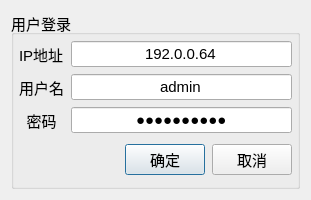
<?xml version="1.0" encoding="UTF-8"?>
<ui version="4.0">
 <class>hkLoginDlg</class>
 <widget class="QDialog" name="hkLoginDlg">
  <property name="geometry">
   <rect>
    <x>0</x>
    <y>0</y>
    <width>311</width>
    <height>200</height>
   </rect>
  </property>
  <property name="windowTitle">
   <string>Dialog</string>
  </property>
  <layout class="QHBoxLayout" name="horizontalLayout_4">
   <item>
    <layout class="QVBoxLayout" name="verticalLayout_4">
     <item>
      <widget class="QGroupBox" name="groupBox">
       <property name="font">
        <font>
         <family>Arial</family>
         <pointsize>11</pointsize>
         <weight>50</weight>
         <bold>false</bold>
        </font>
       </property>
       <property name="title">
        <string>用户登录</string>
       </property>
       <layout class="QHBoxLayout" name="horizontalLayout_2">
        <property name="spacing">
         <number>7</number>
        </property>
        <property name="leftMargin">
         <number>5</number>
        </property>
        <property name="topMargin">
         <number>2</number>
        </property>
        <property name="rightMargin">
         <number>5</number>
        </property>
        <property name="bottomMargin">
         <number>5</number>
        </property>
        <item>
         <layout class="QVBoxLayout" name="verticalLayout_3">
          <item>
           <layout class="QHBoxLayout" name="horizontalLayout_3">
            <item>
             <layout class="QVBoxLayout" name="verticalLayout">
              <item>
               <widget class="QLabel" name="label_2">
                <property name="text">
                 <string>IP地址</string>
                </property>
               </widget>
              </item>
              <item>
               <widget class="QLabel" name="label_3">
                <property name="text">
                 <string>用户名</string>
                </property>
               </widget>
              </item>
              <item>
               <widget class="QLabel" name="label_4">
                <property name="text">
                 <string>密码</string>
                </property>
                <property name="alignment">
                 <set>Qt::AlignCenter</set>
                </property>
               </widget>
              </item>
             </layout>
            </item>
            <item>
             <layout class="QVBoxLayout" name="verticalLayout_2">
              <item>
               <widget class="QLineEdit" name="ipLineEdit">
                <property name="text">
                 <string>192.0.0.64</string>
                </property>
                <property name="alignment">
                 <set>Qt::AlignCenter</set>
                </property>
               </widget>
              </item>
              <item>
               <widget class="QLineEdit" name="userLineEdit">
                <property name="text">
                 <string>admin</string>
                </property>
                <property name="alignment">
                 <set>Qt::AlignCenter</set>
                </property>
               </widget>
              </item>
              <item>
               <widget class="QLineEdit" name="passwordLineEdit">
                <property name="text">
                 <string>admin12345</string>
                </property>
                <property name="echoMode">
                 <enum>QLineEdit::Password</enum>
                </property>
                <property name="alignment">
                 <set>Qt::AlignCenter</set>
                </property>
               </widget>
              </item>
             </layout>
            </item>
           </layout>
          </item>
          <item>
           <layout class="QHBoxLayout" name="horizontalLayout">
            <item>
             <spacer name="horizontalSpacer">
              <property name="orientation">
               <enum>Qt::Horizontal</enum>
              </property>
              <property name="sizeHint" stdset="0">
               <size>
                <width>40</width>
                <height>20</height>
               </size>
              </property>
             </spacer>
            </item>
            <item>
             <widget class="QPushButton" name="hkLoginButton">
              <property name="text">
               <string>确定</string>
              </property>
             </widget>
            </item>
            <item>
             <widget class="QPushButton" name="hkCancelButton">
              <property name="text">
               <string>取消</string>
              </property>
             </widget>
            </item>
           </layout>
          </item>
         </layout>
        </item>
       </layout>
      </widget>
     </item>
    </layout>
   </item>
  </layout>
 </widget>
 <resources/>
 <connections/>
</ui>
